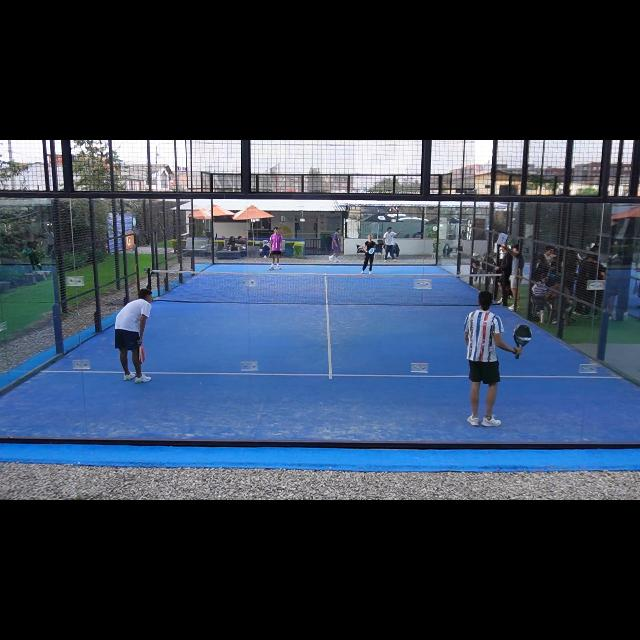
#> input picture test/images/Punto_1_mp4-0000_jpg.rf.1f2275227317eaa948c1b86fe466e957.jpg, 640 x 640 px, found by its file name
$ jupyter execute actividad_1_imagen_como_arreglo_numerico.ipynb
#> lines starting #> are read from the running program, lines starting #| are printed output that depends on the picture; long printed decimals are rounded
# Actividad 1 — La imagen como arreglo numérico

Antes de entrenar cualquier CNN (ver `actividad_3_clasificacion_visual_cnn.ipynb`), este notebook
revisa cómo se representa una imagen como arreglo numérico y qué propiedades hay que verificar antes
de pasarla a un modelo: ancho, alto, canales, orden BGR/RGB, escala de grises, `dtype`, rango de
intensidades, normalización y memoria — para prevenir errores de color, dimensiones y escala que
producen resultados que *parecen* válidos pero son técnicamente incorrectos.

Cada sección es un checkpoint independiente, mapeado directamente a un criterio de la rúbrica.

## Checkpoint 0 — Imagen usada: fuente y condiciones de uso

La imagen es un frame de video de pádel **grabado por el autor** para este mismo proyecto (mismo
material usado en `actividad_3_clasificacion_visual_cnn.ipynb`) — no es una imagen de terceros, así
que no aplica ninguna licencia externa ni atribución: uso propio, sin restricciones.

- **Fuente**: captura propia del autor, video de pádel grabado para este proyecto.
- **Archivo**: `data/Padel_an_2-6/test/images/Punto_1_mp4-0000_jpg...jpg` (frame extraído con Roboflow).
- **Condiciones de uso**: material propio, libre de restricciones de terceros.

[cell 1]
import numpy as np
import cv2
from PIL import Image
import matplotlib.pyplot as plt
from pathlib import Path

def find_repo_root(start=None):
    p = Path(start or Path.cwd())
    for _ in range(5):
        if (p / "data.yaml").exists():
            return p
        p = p.parent
    raise FileNotFoundError("No se encontró data.yaml subiendo desde " + str(start))

ROOT = find_repo_root()
IMG_PATH = ROOT / "data" / "Padel_an_2-6" / "test" / "images" / \
    "Punto_1_mp4-0000_jpg.rf.1f2275227317eaa948c1b86fe466e957.jpg"
print("Imagen:", IMG_PATH)
print("Existe:", IMG_PATH.exists())

## Checkpoint 1 — Inspección con OpenCV: shape, dtype, rango y memoria

*(Criterio: "Se reportan shape, dtype, rango y tamaño de la imagen")*

`cv2.imread` devuelve un arreglo NumPy `(alto, ancho, canales)` — **no** `(ancho, alto, canales)`, un
error de lectura frecuente. El tamaño en memoria (`nbytes`) debe coincidir exactamente con
`alto × ancho × canales × bytes_por_pixel` (1 byte por canal para `uint8`).

[cell 2]
img_bgr = cv2.imread(str(IMG_PATH))  # OpenCV lee en BGR, no RGB
#> img_bgr is the input picture: shape (640, 640, 3); mean B, G, R 80.6, 62.5, 50.3

alto, ancho, canales = img_bgr.shape
#> alto = 640; ancho = 640; canales = 3
print(f"shape (alto, ancho, canales): {img_bgr.shape}")
#| shape (alto, ancho, canales): (640, 640, 3)
print(f"dtype: {img_bgr.dtype}")
#| dtype: uint8
print(f"valor mínimo / máximo: {img_bgr.min()} / {img_bgr.max()}")
#| valor mínimo / máximo: 0 / 255
print(f"canales: {canales}")
#| canales: 3
print(f"tamaño en memoria: {img_bgr.nbytes:,} bytes ({img_bgr.nbytes/1024:.1f} KB)")
#| tamaño en memoria: 1,228,800 bytes (1200.0 KB)

esperado = alto * ancho * canales * img_bgr.itemsize
#> esperado = 1228800
print(f"verificación: alto*ancho*canales*itemsize = {esperado:,} bytes  ->  {'coincide' if esperado==img_bgr.nbytes else 'NO coincide'}")
#| verificación: alto*ancho*canales*itemsize = 1,228,800 bytes  ->  coincide

## Checkpoint 2 — Comparación con otra librería: orden de canales BGR vs RGB

*(Criterio: "Se distingue correctamente el orden de canales BGR y RGB")*

`cv2.imread` carga los canales en orden **BGR** (Blue-Green-Red) por una decisión histórica de diseño
de OpenCV. La mayoría de las demás librerías (PIL/Pillow, matplotlib, y lo que espera casi cualquier
CNN preentrenada) usan **RGB**. Si no se convierte explícitamente, los colores quedan invertidos
(rojo↔azul) — la imagen se *ve* como una foto válida, pero está mal.

[cell 3]
img_pil = Image.open(IMG_PATH)  # PIL/Pillow lee directo en RGB
img_pil_arr = np.array(img_pil)

px = (320, 320)  # punto con color real (el (0,0) cae en la banda negra del video)
print("OpenCV  (cv2.imread)      -> shape:", img_bgr.shape, f" pixel {px} en BGR:", img_bgr[px])
#| OpenCV  (cv2.imread)      -> shape: (640, 640, 3)  pixel (320, 320) en BGR: [184 130  97]
print("PIL     (Image.open)     -> shape:", img_pil_arr.shape, f" mismo pixel en RGB:", img_pil_arr[px])
#| PIL     (Image.open)     -> shape: (640, 640, 3)  mismo pixel en RGB: [ 97 130 184]

img_rgb = cv2.cvtColor(img_bgr, cv2.COLOR_BGR2RGB)  # conversión explícita BGR -> RGB
print("\ncv2.cvtColor(BGR2RGB) vs. lectura directa de PIL, ¿coinciden los valores?",
      np.array_equal(img_rgb, img_pil_arr))
#| cv2.cvtColor(BGR2RGB) vs. lectura directa de PIL, ¿coinciden los valores? True

## Checkpoint 3 — Visualizaciones correctamente rotuladas

*(Criterio: "Las visualizaciones conservan colores y proporciones correctas")*

Se muestran, lado a lado y con título explícito: la imagen BGR mostrada **sin convertir** (el error
típico: se ve "casi bien" pero con los colores invertidos) contra la versión **RGB correcta**. Ambas
mantienen la proporción original de la imagen (`aspect='equal'`, sin estirar ancho/alto).

[cell 4]
fig, axes = plt.subplots(1, 2, figsize=(10, 5))
axes[0].imshow(img_bgr)  # error deliberado: array BGR interpretado como RGB por matplotlib
axes[0].set_title("INCORRECTO: BGR mostrado como si fuera RGB\n(colores invertidos)")
axes[0].axis("off")

axes[1].imshow(img_rgb)
axes[1].set_title("CORRECTO: convertido a RGB")
axes[1].axis("off")

plt.tight_layout()
plt.show()
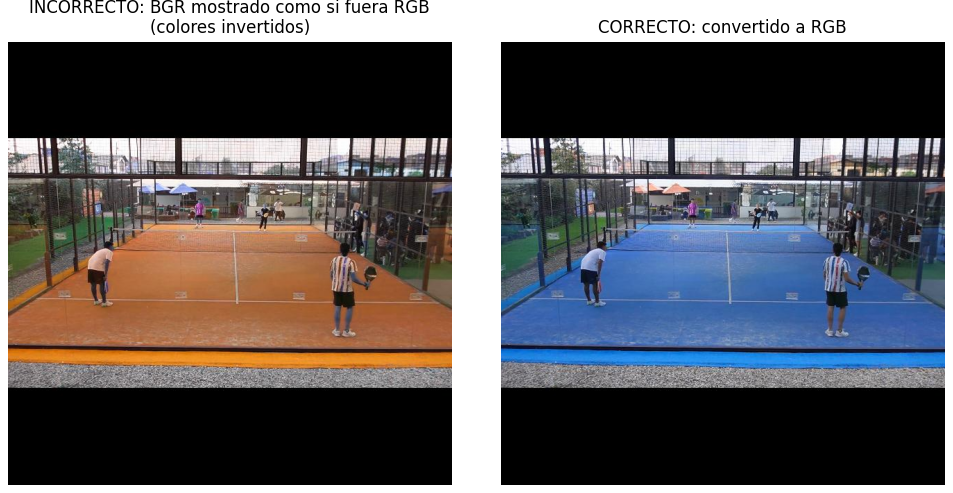
#> figure drawn by matplotlib, 2 panels; B, G, R data is drawn as R, G, B

## Checkpoint 4 — Escala de grises (con justificación)

*(Parte del criterio: "La conversión a escala de grises y la normalización están justificadas")*

Convertir a escala de grises reduce 3 canales a 1, bajando el costo de cómputo y memoria — útil cuando
el color no aporta información relevante para la tarea (p. ej. detectar bordes o formas). OpenCV usa
una combinación ponderada de R, G y B (aprox. `0.299·R + 0.587·G + 0.114·B`, que imita la sensibilidad
del ojo humano a cada color) en vez de un promedio simple.

[cell 5]
img_gray = cv2.cvtColor(img_bgr, cv2.COLOR_BGR2GRAY)
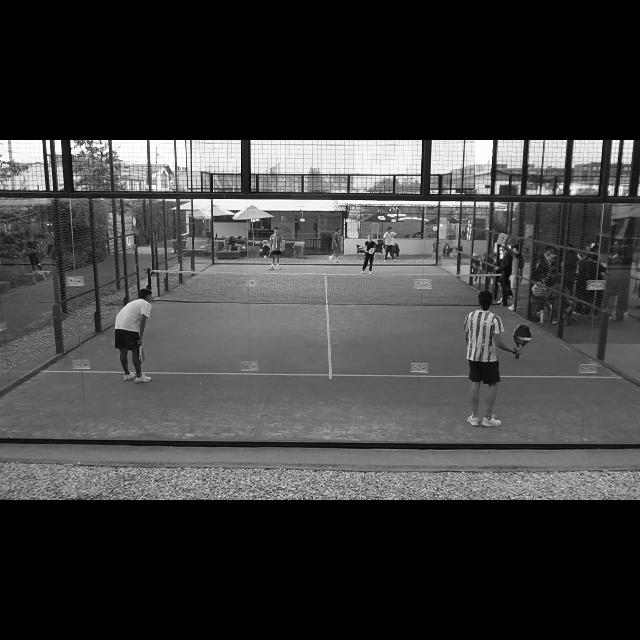
#> img_gray: shape (640, 640); min 0, max 255, mean 60.9
print("shape:", img_gray.shape, " (perdió la dimensión de canales)")
#| shape: (640, 640)  (perdió la dimensión de canales)
print("dtype:", img_gray.dtype, " min/max:", img_gray.min(), "/", img_gray.max())
#| dtype: uint8  min/max: 0 / 255

plt.figure(figsize=(4, 4))
plt.imshow(img_gray, cmap="gray")  # cmap="gray" es obligatorio: sin esto, matplotlib usa un colormap falso
plt.title("Escala de grises (cmap='gray')")
plt.axis("off")
plt.show()

## Checkpoint 5 — Normalización (con justificación)

*(Parte del criterio: "La conversión a escala de grises y la normalización están justificadas")*

Las redes neuronales entrenan mejor (gradientes más estables, convergencia más rápida) cuando la
entrada tiene una escala pequeña y consistente, en vez de enteros `uint8` en [0, 255]. Se normaliza a
`float32` en el rango [0, 1] dividiendo por 255 — la normalización más simple y la que se usa como base
antes de, opcionalmente, estandarizar con media/desvío de un dataset (p. ej. ImageNet).

[cell 6]
img_norm = img_rgb.astype(np.float32) / 255.0
print("dtype original:", img_rgb.dtype, " rango:", img_rgb.min(), "-", img_rgb.max())
#| dtype original: uint8  rango: 0 - 255
print("dtype normalizado:", img_norm.dtype, " rango:", img_norm.min(), "-", round(img_norm.max(), 4))
#| dtype normalizado: float32  rango: 0.0 - 1.0

## Checkpoint 6 — Tensor de entrada para una CNN

*(Criterio: "Se relaciona la representación con el formato de entrada de una CNN")*

OpenCV/NumPy/PIL representan una imagen como `(alto, ancho, canales)` — formato **HWC**. Frameworks
como PyTorch esperan `(batch, canales, alto, ancho)` — formato **NCHW**, `float32`, valores ya
normalizados. Hay que **transponer** los ejes (no solo "reshape") y agregar la dimensión de lote.

[cell 7]
tensor_chw = np.transpose(img_norm, (2, 0, 1))       # HWC -> CHW
tensor_nchw = tensor_chw[np.newaxis, ...]            # agrega dimensión de batch -> NCHW

print("HWC  (imagen normal):     ", img_norm.shape)
#| HWC  (imagen normal):      (640, 640, 3)
print("CHW  (canales primero):   ", tensor_chw.shape)
#| CHW  (canales primero):    (3, 640, 640)
print("NCHW (batch de 1, listo para una CNN):", tensor_nchw.shape, tensor_nchw.dtype)
#| NCHW (batch de 1, listo para una CNN): (1, 3, 640, 640) float32
print("rango:", tensor_nchw.min(), "-", round(tensor_nchw.max(), 4))
#| rango: 0.0 - 1.0

## Checkpoint 7 — Errores comunes de representación

*(Criterio: "Se identifican errores comunes de dimensiones, canales o escala")*

Tres errores frecuentes, cada uno con evidencia concreta:

1. **Canales invertidos (BGR vs RGB)**: ya mostrado en el Checkpoint 3 — mostrar/entrenar con una
   imagen BGR sin convertir da colores incorrectos sin que el código lance ningún error.
2. **Escala sin normalizar**: pasar `uint8` en [0, 255] a un modelo que espera `float32` en [0, 1] no
   rompe el código (ambos son arreglos numéricos válidos), pero la magnitud de la entrada es ~255x
   más grande de lo esperado, saturando activaciones y arruinando el entrenamiento.
3. **Orden de dimensiones (HWC vs CHW)**: usar `.reshape()` en vez de `.transpose()` para pasar de HWC
   a CHW **no** da un error de forma (el shape final es el mismo), pero mezcla los píxeles de forma
   incorrecta — la imagen queda irreconocible aunque el tensor "parezca" válido.

[cell 8]
# Error 2, evidencia numérica: mismo pixel, dos escalas muy distintas
px = (320, 320)  # mismo punto con color real usado en el Checkpoint 2
print(f"Pixel {px} sin normalizar (uint8):", img_rgb[px])
#| Pixel (320, 320) sin normalizar (uint8): [ 97 130 184]
print(f"Pixel {px} normalizado (float32):   ", img_norm[px])
#| Pixel (320, 320) normalizado (float32):    [0.3804 0.5098 0.7216]
print(f"Diferencia de magnitud: ~{img_rgb[px].astype(float).mean() / (img_norm[px].mean()+1e-9):.0f}x")
#| Diferencia de magnitud: ~255x

# Error 3, evidencia visual: reshape (mal) vs transpose (bien)
mal_chw = img_norm.reshape(3, img_norm.shape[0], img_norm.shape[1])  # INCORRECTO: mezcla los pixeles
bien_chw = np.transpose(img_norm, (2, 0, 1))                          # CORRECTO

fig, axes = plt.subplots(1, 2, figsize=(8, 4))
axes[0].imshow(mal_chw[0], cmap="gray")
axes[0].set_title("INCORRECTO: .reshape(3,H,W)\n(píxeles mezclados)")
axes[0].axis("off")
axes[1].imshow(bien_chw[0], cmap="gray")
axes[1].set_title("CORRECTO: .transpose(2,0,1)\n(canal R real)")
axes[1].axis("off")
plt.tight_layout()
plt.show()
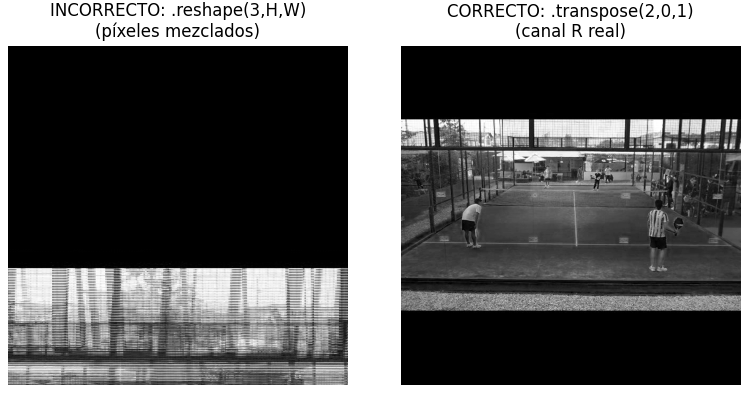
#> figure drawn by matplotlib, 2 panels
